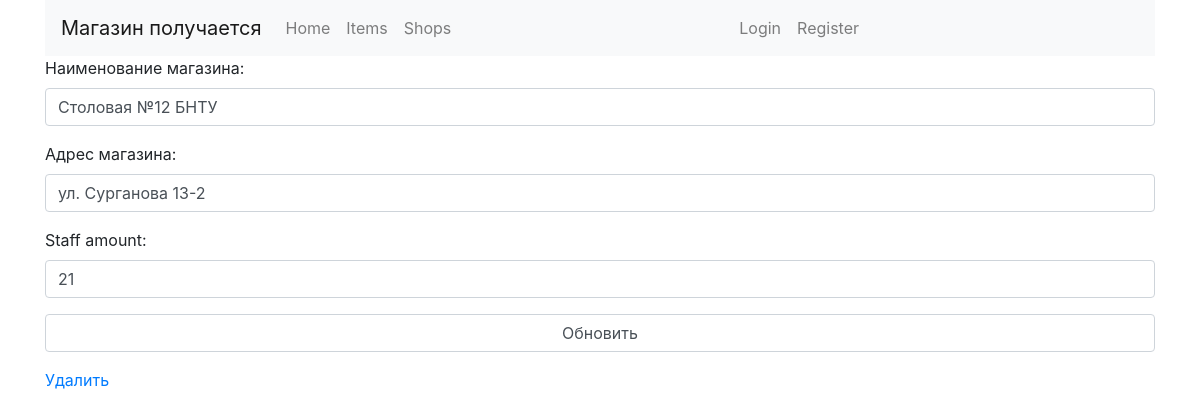
The app's page /shop_update/1/ with its own data.
### shop/models.py (models this page shows, shortened)
class Shop(models.Model):
    name = models.CharField(
        max_length=128,
        verbose_name='Наименование магазина'
    )
    address = models.CharField(
        max_length=256,
        verbose_name='Адрес магазина'
    )
    staff_amount = models.IntegerField(
        blank=True,
        null=True
    )
    class Meta:
        verbose_name = 'Магазин'
        verbose_name_plural = "Магазины"
        ordering = (
            'name',
        )

### shop/views.py (the view)
# urls.py: path('shop_update/<int:pk>/', ShopUpdate.as_view(), name='shop_update'),
class ShopUpdate(UpdateView):
    template_name = 'shop/shop/shop_create.html'
    model = Shop
    form_class = ShopForm

### shop/forms.py
class ShopForm(forms.ModelForm):
    class Meta:
        model = Shop
        fields = '__all__'

### cart/context_processors.py (called while the page is built)
def cart(request):
    return {'cart': Cart(request)}

### shop/templates/shop/shop/shop_create.html (shortened to what this page needs)
{% extends 'shop/base.html' %}
{% block body %}
    <div class="col-lg-12">
        <form id="shop_form" method="post"
              enctype="multipart/form-data">
            {{ form.as_p }}
            <p>
                <button type="submit">
                    {% if form.instance.id %}
                        Обновить
                    {% else %}
                        Сохранить
                    {% endif %}
                </button>
            </p>
        </form>
        {% if form.instance.id %}
            <a href="{% url 'shop:shop_delete' form.instance.id %}">
                Удалить
            </a>
        {% endif %}
    </div>
{% endblock %}

### records on screen
Shop: name "Столовая №12 БНТУ", address "ул. Сурганова 13-2", staff_amount "21"
